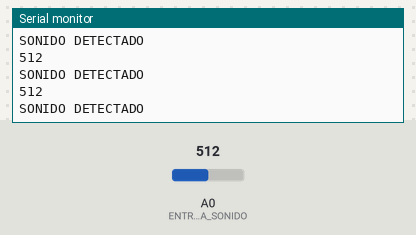
Bench run of a sketch on a simulated Arduino Uno, built with avr-gcc and run on an emulated ATmega328P. On the bench: the last lines printed to the serial monitor. The test bench sets the inputs (shaded band); at power-on: A0 (ENTRADA_SONIDO) = 512.

Above: at 1.2 s.
1.3 s: A0 (ENTRADA_SONIDO) set to 33
At 1.65 s:
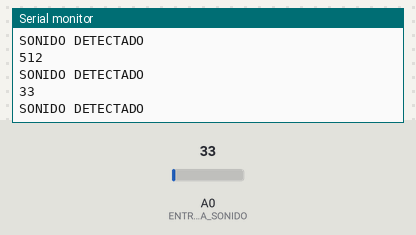
2.8 s: A0 (ENTRADA_SONIDO) set to 26
At 3.11 s:
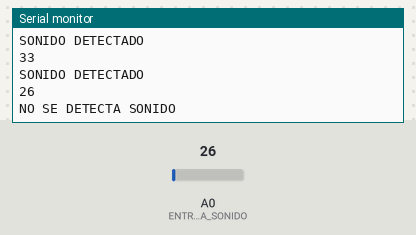
Timing chart, 0 to 5.8 s (numbered marks = the images above; inputs shaded):
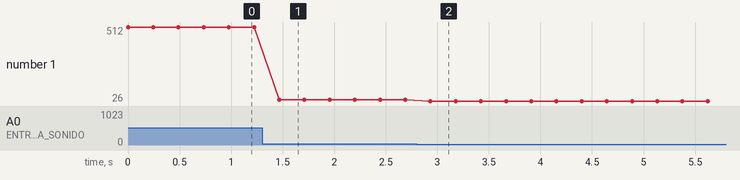

The sketch:

detector-sonido.ino
```cpp
const byte ENTRADA_SONIDO = A0;
const byte RETARDO = 500;
const int SENSIBILIDAD_ANALOG = 30;
int analogSonido = 0;

void setup() {
  Serial.begin(9600);
  pinMode(ENTRADA_SONIDO, INPUT);
}

void loop() {
  analogSonido = analogRead(ENTRADA_SONIDO);
  Serial.println(analogSonido);
  if(analogSonido>=SENSIBILIDAD_ANALOG){
    Serial.println("SONIDO DETECTADO");
  }
  else{
    Serial.println("NO SE DETECTA SONIDO");
  }
  delay(RETARDO);
}
```

Measured:
- the behaviour switches between 30 and 29 on A0 (ENTRADA_SONIDO) (found by bisection; images 1 and 2)
- after the input at 1.3 s, the serial monitor: prints a new line after 0.17 s (image 1)
- after the input at 2.8 s, the serial monitor: prints a new line after 0.13 s (image 2)
- plotted number 1: 512 → 33 after the input at 1.3 s, 33 → 26 after the input at 2.8 s
